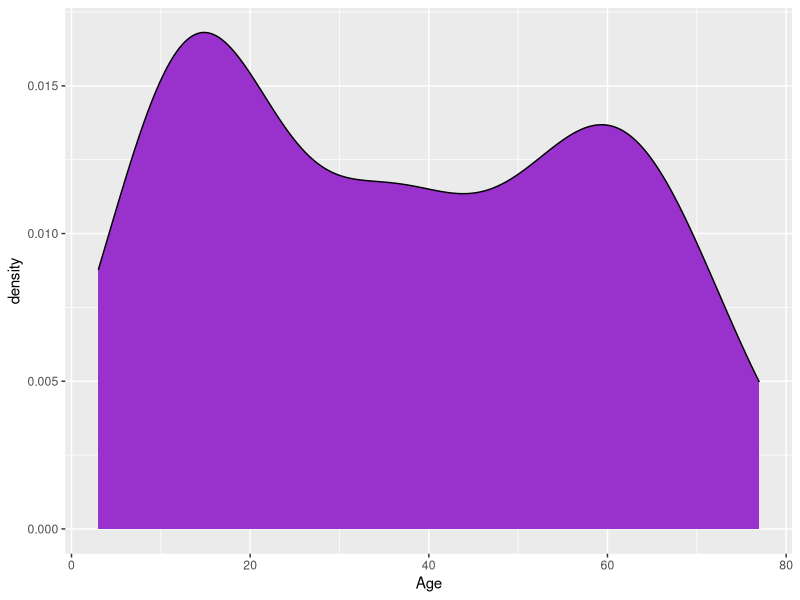

Here is the R script that generated this plot:
## ---- chunk 1
knitr::opts_chunk$set(echo = TRUE)

library(tidyverse)
## ---- chunk 2

# Write ifelse to write Child or Adult, based on someone's age:
age <- 20

ifelse(age >= 18, 'Adult', 'Child')

# Try with different values:
age <- 10

ifelse(age >= 18, 'Adult', 'Child')


#  Try with a vector
age <- c(20, 22, 12, 14, 15, 55, 99)

ifelse(age >= 18, 'Adult', 'Child')


#  To recode 99's to missing in the age vector
age <- c(20, 22, 12, 14, 15, 55, 99)
ifelse(age == 99, NA, age)

#  What if Age were a vector in a data frame?
roster <- data.frame(id = 1:7, 
                     Age = c(20, 22, 12, 14, 15, 55, 99))
roster

roster$Age2 <- ifelse(roster$Age == 99, NA, roster$Age)
roster

#  OR

newroster <- roster %>% mutate(Age2 = ifelse(age == 99, NA, Age))
newroster

## ---- chunk 3
#  Remember  Oswego.csv
#   There are ? values used as missing values.  By default, R will
#  make any numeric columns with question marks into character vectors.
#  Here's how to make them NA's when reading the data in:
os <- read.csv("Oswego.csv", na.strings = c('?'))
tibble(os)

#  Density plot of age

ggplot(data = os,
       mapping = aes(x = Age)) +
  geom_density(fill = 'darkorchid')
## ---- chunk 4
m <- msleep  # make your own copy of msleep

#  Look at the variable names, and identify the one you want to change.
#  Note which column it is.  
names(m)

#  For example, if we want to change sleep_total, note that it is
#  the sixth column.  To change the column name to st, do this:
names(m)[6] <- 'st'

names(m)
## ---- chunk 5

Year <- c('1st', 'Senior', 'Grad', 'Soph', 'Soph', 'Junior', '1st')

summary(Year)
table(Year)

#  We can turn the character vector, Year, into a factor.  

# Factors are stored in R as numbers, along with a list of what categories go with which numbers. Often, storing as a factor takes less space -- if there are many repeated values.  With factors, you can control the order of the categories more easily (e.g., the order they appear in graphs).  

# (If there are not many repeated values (e.g., with names or IDs), it does not save space to use a factor -- leave as character.)

#  Here, we turn Year into a factor, and specify the order of the categories for printing and plotting:

Fyear <- factor(Year, 
      level = c('1st', 'Soph', 'Junior','Senior','Grad'))
summary(Fyear)

#  If you have a variable that is character, or is a factor already, you can use the above strategy to get the categories in the order you want.

## ---- chunk 6
#  Write a function to translate Celsius to 
#  Fahrenheit.

#  F <- C * 9/5 + 32



## ---- chunk 7


